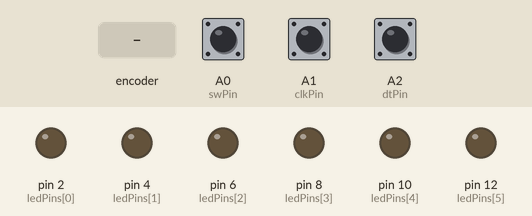
Bench run of a sketch on a simulated Arduino Uno, built with avr-gcc and run on an emulated ATmega328P. Shown: output pins drawn as LEDs (lit = HIGH). The inputs (shaded band) are chosen by the test bench; at power-on: A0 (swPin) HIGH, A1 (clkPin) HIGH, A2 (dtPin) HIGH.

Above: at 1.2 s.
1.3 s: rotary encoder on A1 (clkPin) / A2 (dtPin) turned 3 steps (first pin leading)
At 2.6 s:
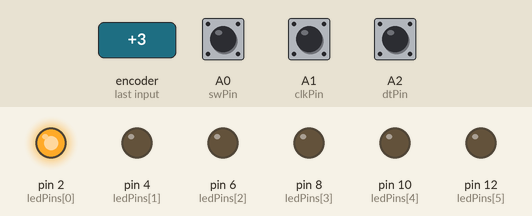
4.3 s: A0 (swPin) pulled LOW for 0.15 s
At 5.1 s:
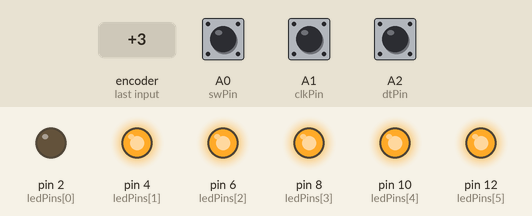
5.9 s: A0 (swPin) pulled LOW for 1 s
At 6.4 s:
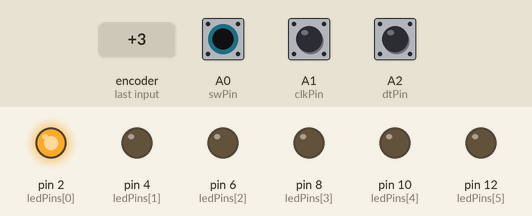
8.4 s: A0 (swPin) pulled LOW for 3.2 s
At 9.5 s:
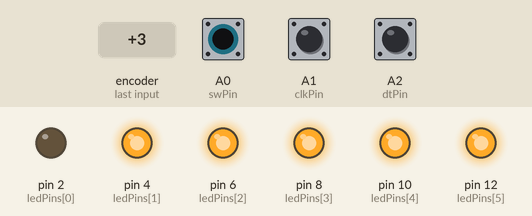
Timing chart, 0 to 11.4 s (numbered marks = the images above; inputs shaded):
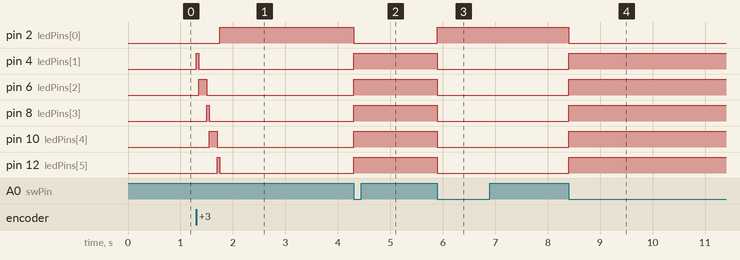

Measured:
- after the input at 1.3 s, pin 2 (ledPins[0]): LOW → HIGH after 0.45 s; pin 4 (ledPins[1]): LOW → HIGH at once, → LOW 0.05 s later; pin 6 (ledPins[2]): LOW → HIGH after 0.05 s, → LOW 0.15 s later; pin 8 (ledPins[3]): LOW → HIGH after 0.20 s, → LOW 0.05 s later; pin 10 (ledPins[4]): LOW → HIGH after 0.25 s, → LOW 0.15 s later
- after the input at 4.3 s, pin 2 (ledPins[0]): HIGH → LOW at once; pin 4 (ledPins[1]), pin 6 (ledPins[2]), pin 8 (ledPins[3]), pin 10 (ledPins[4]), pin 12 (ledPins[5]): LOW → HIGH at once
- after the input at 5.9 s, pin 2 (ledPins[0]): LOW → HIGH at once; pin 4 (ledPins[1]), pin 6 (ledPins[2]), pin 8 (ledPins[3]), pin 10 (ledPins[4]), pin 12 (ledPins[5]): HIGH → LOW at once
- after the input at 8.4 s, pin 2 (ledPins[0]): HIGH → LOW at once; pin 4 (ledPins[1]), pin 6 (ledPins[2]), pin 8 (ledPins[3]), pin 10 (ledPins[4]), pin 12 (ledPins[5]): LOW → HIGH at once

The sketch:

M10_Rotary_Encoder.ino
```cpp
// Pin definitions
const int ledPins[] = {2, 4, 6, 8, 10, 12};
const int numLeds = sizeof(ledPins) / sizeof(ledPins[0]);

const int clkPin = A1;  // Rotary encoder CLK
const int dtPin  = A2;  // Rotary encoder DT
const int swPin  = A0;  // Rotary encoder switch

int currentLed = 0;
int lastClkState;
bool buttonPressed = false;

void setup() {
  // LED pins as output
  for (int i = 0; i < numLeds; i++) {
    pinMode(ledPins[i], OUTPUT);
    digitalWrite(ledPins[i], LOW);
  }

  pinMode(clkPin, INPUT);
  pinMode(dtPin, INPUT);
  pinMode(swPin, INPUT_PULLUP);  // Use internal pull-up resistor

  lastClkState = digitalRead(clkPin);
}

void loop() {
  int clkState = digitalRead(clkPin);
  int dtState = digitalRead(dtPin);

  // Detect rotation
  if (clkState != lastClkState) {
    if (dtState != clkState) {
      // Clockwise
      currentLed++;
    } else {
      // Counter-clockwise
      currentLed--;
    }

    // Wrap around
    if (currentLed >= numLeds) currentLed = 0;
    if (currentLed < 0) currentLed = numLeds - 1;

    updateLeds();
  }

  lastClkState = clkState;

  // Button press: invert all LEDs
  if (digitalRead(swPin) == LOW && !buttonPressed) {
    buttonPressed = true;
    invertLeds();
  }

  // Reset button press flag when button released
  if (digitalRead(swPin) == HIGH) {
    buttonPressed = false;
  }
}

// Turn on only the selected LED
void updateLeds() {
  for (int i = 0; i < numLeds; i++) {
    digitalWrite(ledPins[i], (i == currentLed) ? HIGH : LOW);
  }
}

// Invert the current state of all LEDs
void invertLeds() {
  for (int i = 0; i < numLeds; i++) {
    int currentState = digitalRead(ledPins[i]);
    digitalWrite(ledPins[i], !currentState);
  }
}
```
